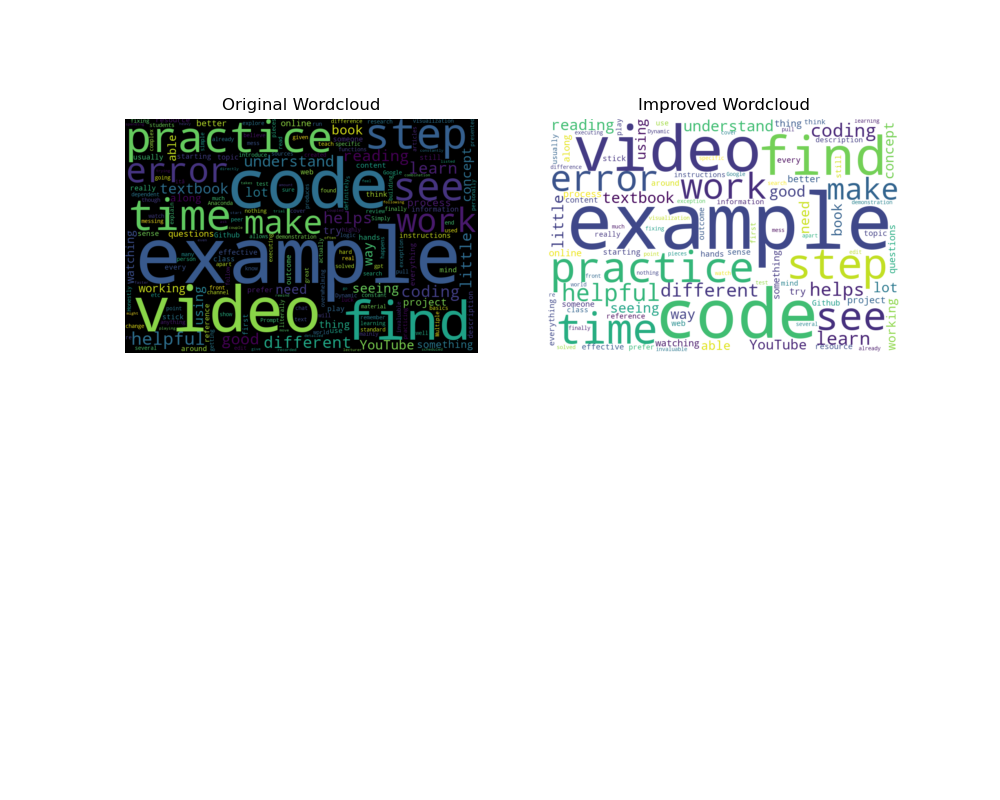

Write Python code to recreate this figure.
"""
How do students like to learn?

External libraries: wordcloud, matplotlib

wordcloud: used to generate wordclouds
matplotlib: used to plot the wordcloud

"""

# first, imports
import wordcloud 
import matplotlib.pyplot as plt

# Read text from file
with open("learning.txt", "r") as text_file:
  # read the entire file into a list of lines
  line_list = text_file.readlines()
  # we're at the end of the file after reading
  # so we need to reset the file pointer to the beginning
  # we'll seek() (move to) the 0th byte (character) in the file
  text_file.seek(0)
  # read the entire file into a single string
  long_string= text_file.read()
  # split the string into a list of words
  word_list = long_string.split()

# Summarize the text
print(f"There are {len(line_list)} lines in the file.")
print(f"There are {len(word_list)} words in the file.")
print("Be patient. ")
print("The figure (with muliple versions) may take a moment to appear.")
print("Could you make a new third version?")

width_px = 900
height_px = 600

# Use WordCloud to generate a wordcloud from the text
# set width and height to 800x400 pixels
wordcloud1 = wordcloud.WordCloud(width=width_px, height=height_px).generate(long_string)

# After exploring the original wordcloud, we found we could improve it
# There are many little words that didn't add much value
# Let's clean it up a bit, 
# Get read of less important words like "the", "and", "a"
# Use wordcloud to get a list of stopwords and use set get unique
stopwords_set = set(wordcloud.STOPWORDS)
# add a few stopwords of our own
stopwords_set.update('little','using','need','lot','stick','prefer', 'still')

# Try a second - better - wordcloud
wordcloud2 = wordcloud.WordCloud(
  width=width_px, 
  height=height_px,
  stopwords=stopwords_set,
  background_color='white',
  max_words=100,
).generate(long_string)

# Use Matplotlib.pyplot to plot the wordcloud
# since we have multiple charts, we'll use subplots
# creat the overall figure and set the size
# 10 inches wide, 8 inches tall
size_tuple_inches = (10,8)
# create figure 1
plt.figure(1, figsize=size_tuple_inches)

# create the first subplot
# 2 rows, 2 columns, this is the first chart
plt.subplot(221)
# plot the wordcloud using image show()
# pass in the wordcloud object
# pass in interpolation to make it look smoother
plt.subplot(221).imshow(wordcloud1, interpolation='bilinear')
# turn off the axis so they don't appear in the chart
plt.subplot(221).axis("off")
plt.subplot(221).set_title("Original Wordcloud")

# create the second subplot
# 2 rows, 2 columns, this is the second chart
plt.subplot(222).imshow(wordcloud2, interpolation='bilinear')
plt.subplot(222).axis("off")
plt.subplot(222).set_title("Improved Wordcloud")

# TODO: create a third wordcloud


# TODO: create a third subplot
# 2 rows, 2 columns, this is the third chart




# save the whole figure to a file
plt.savefig('learning.png', dpi = 100)
print("Saved. Showing figure. Can you add another? Hit Ctrl-C to quit.")

# show the whole figure
plt.show()
